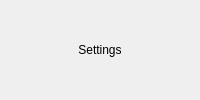
<?xml version="1.0" encoding="UTF-8"?>
<ui version="4.0">
 <class>SettingsPage</class>
 <widget class="QWidget" name="SettingsPage">
  <layout class="QVBoxLayout">
   <item>
    <widget class="QLabel">
     <property name="text">
      <string>Settings</string>
     </property>
     <property name="alignment">
      <set>Qt::AlignCenter</set>
     </property>
    </widget>
   </item>
  </layout>
 </widget>
 <resources/>
 <connections/>
</ui>
